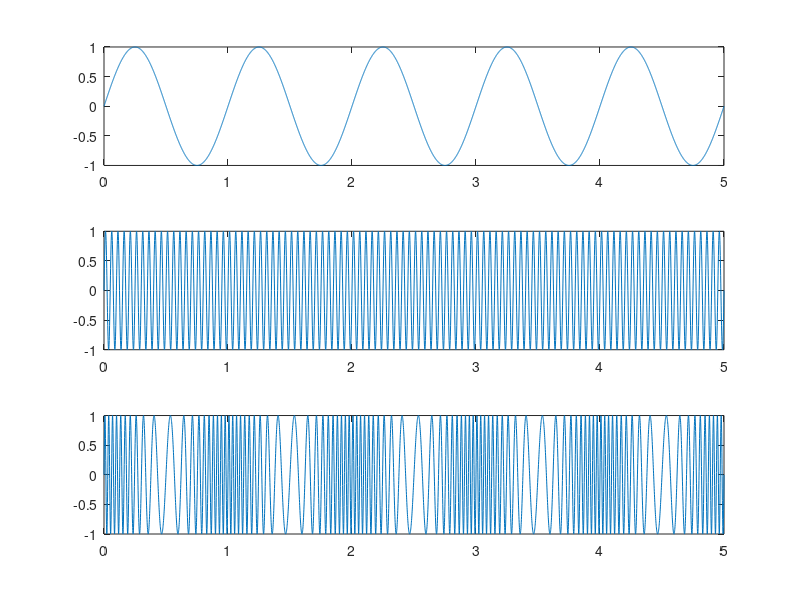

MATLAB code to generate this figure:
clc;
clear all;
close all;
% modulation should be 1.5 multiply with the fc given ans correct all time

% car_amp=1;
% msg_amp=1;
fc=20;
fm=1;
t=0:.001:5;
carrier=sin(2*pi*fc*t);
msg=sin(2*pi*fm*t);
modulation=13;

signal=sin(2*pi*fc*t + modulation.*sin(2*pi*fm*t));
subplot(3,1,1);
plot(t,msg);

subplot(3,1,2);
plot(t,carrier);

subplot(3,1,3);
plot(t,signal);



% figure(2);
% x=abs(diff(signal));
% pkg load signal;
% [a,b]=butter(10,0.3);
% demod=filter(a,b,x);
% subplot(3,1,1);
% plot(t,demod);
